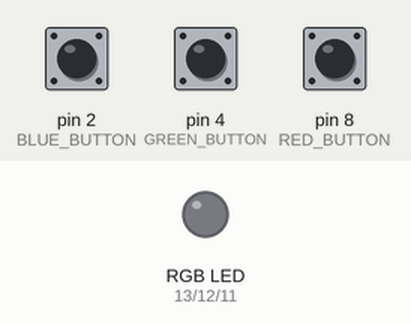
A sketch run on a simulated Arduino Uno, built with avr-gcc and run on an emulated ATmega328P. Shown: an RGB LED mixed from three pins (HIGH = lit). Inputs (shaded band) come from the test bench; at power-on: pin 2 (BLUE_BUTTON) LOW, pin 4 (GREEN_BUTTON) LOW, pin 8 (RED_BUTTON) LOW. What the sketch prints to the serial monitor is not drawn.

Above: at 1.2 s.
1.3 s: pin 2 (BLUE_BUTTON) pulled HIGH for 0.15 s
At 2.3 s:
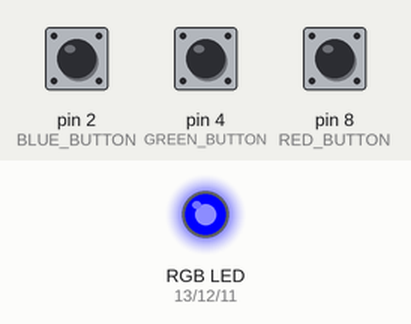
2.9 s: pin 4 (GREEN_BUTTON) pulled HIGH for 0.15 s
At 3.6 s:
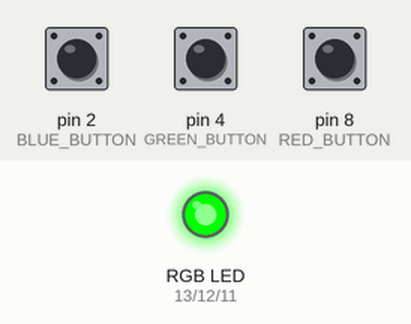
4.5 s: pin 8 (RED_BUTTON) pulled HIGH for 0.15 s
At 4.8 s:
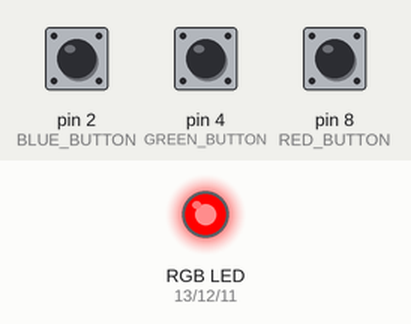
6.1 s: pin 2 (BLUE_BUTTON) pulled HIGH for 1 s
At 7.3 s:
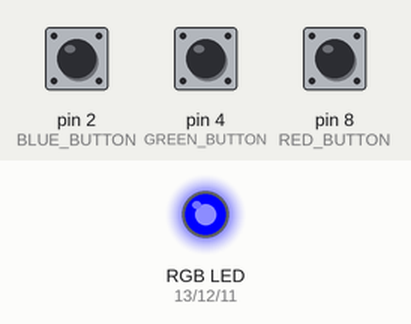
8.6 s: pin 4 (GREEN_BUTTON) pulled HIGH for 1 s
At 9.3 s:
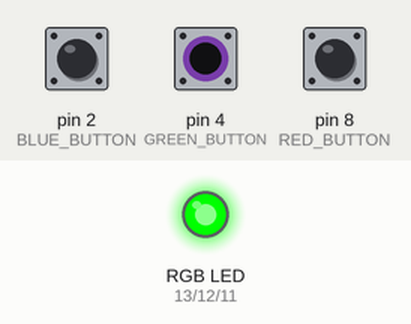
Timing chart, 0 to 11.6 s (numbered marks = the images above; inputs shaded):
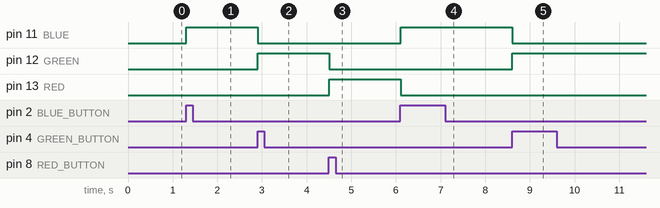

Measured:
- after the input at 1.3 s, pin 11 (BLUE): LOW → HIGH at once
- after the input at 2.9 s, pin 11 (BLUE): HIGH → LOW at once; pin 12 (GREEN): LOW → HIGH at once
- after the input at 4.5 s, pin 12 (GREEN): HIGH → LOW at once; pin 13 (RED): LOW → HIGH at once
- after the input at 6.1 s, pin 11 (BLUE): LOW → HIGH at once; pin 13 (RED): HIGH → LOW at once
- after the input at 8.6 s, pin 11 (BLUE): HIGH → LOW at once; pin 12 (GREEN): LOW → HIGH at once

The sketch:

Color.ino
```cpp
#define RED 13
#define GREEN 12
#define BLUE 11
#define RED_BUTTON 8
#define GREEN_BUTTON 4
#define BLUE_BUTTON 2

void setup()
{
  pinMode(RED, OUTPUT);
  pinMode(GREEN, OUTPUT);
  pinMode(BLUE, OUTPUT);
  pinMode(RED_BUTTON, INPUT);
  pinMode(GREEN_BUTTON, INPUT);
  pinMode(BLUE_BUTTON, INPUT);
  Serial.begin(9600);
  Serial.println("Enter color (Red | Green | Blue).");
}

void writeRgb(int red, int green, int blue) {
  digitalWrite(RED, red);
  digitalWrite(GREEN, green);
  digitalWrite(BLUE, blue);
}

bool getButton(int buttonPin) {
  return (bool) digitalRead(buttonPin);
}

void loop()
{
  String givenColor="";
  if (Serial.available()) {
    givenColor=Serial.readString();
    givenColor.trim();
    givenColor.toLowerCase();
  }

  bool redOn=getButton(RED_BUTTON);
  bool greenOn=getButton(GREEN_BUTTON);
  bool blueOn=getButton(BLUE_BUTTON);
  if (redOn) givenColor="red";
  else if (greenOn) givenColor="green";
  else if (blueOn) givenColor="blue";

  if (givenColor=="red") writeRgb(255,0,0);
  else if (givenColor=="green") writeRgb(0,255,0);
  else if (givenColor=="blue") writeRgb(0,0,255);
  delay(100);
}
```
